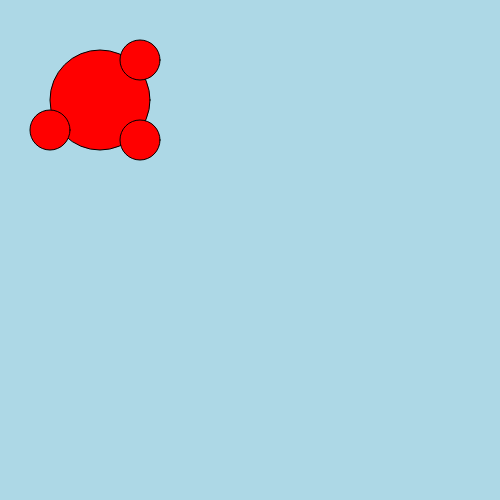
Frame 1 (no input)
Frame 60 (no input): identical to frame 1, image omitted
Frame 120 (the mouse pressed at the canvas centre since frame 60): identical to frame 1, image omitted

The p5.js sketch that drew this single still picture (run headless with seeded random() and noise() and a simulated clock; from frame 60 on, the mouse is pressed at the canvas centre):

// p5.js sketch
// ── sketch.js
function setup() {
  // put setup code here
  createCanvas(500, 500);
  rectMode(CENTER);
  ellipseMode(CENTER);

}

function draw() {
  // put drawing code here
  background('lightblue');

  fill("red");
  ellipse(100, 100, 100, 100);
  ellipse(140, 140, 40, 40);
  ellipse(140, 60, 40, 40);
  ellipse(50, 130, 40, 40);

}
